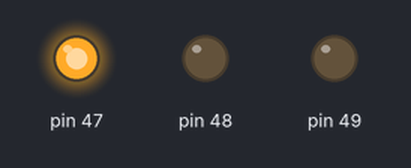
Simulated run of this sketch. Board: Arduino Mega 2560, built with avr-gcc and run on an emulated ATmega2560. Shown: output pins drawn as LEDs (lit = HIGH).

Above: at 0.16 s.
At 1.49 s:
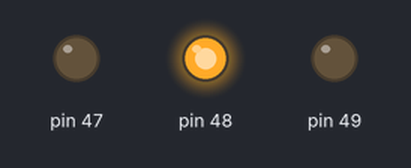
At 2.83 s:
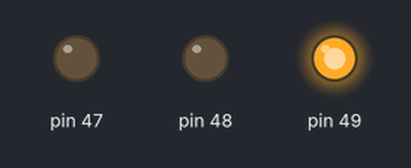
Timing chart, 0 to 3.1 s (numbered marks = the images above):
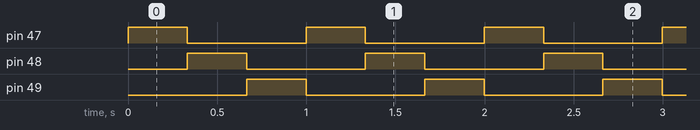

The sketch:

Part1.2.ino
```cpp
/*
 Part1.2
 Blinks 3 off board LEDs at 333ms interval.
*/

void setup() {
  pinMode(47, OUTPUT);
  pinMode(48, OUTPUT);
  pinMode(49, OUTPUT);
}

void loop() {
  digitalWrite(47, HIGH); // turn the LED on
  delay(333);             // wait for 333 ms
  digitalWrite(47, LOW);  // turn the LED off

  digitalWrite(48, HIGH); // turn the LED on
  delay(333);             // wait for 333 ms
  digitalWrite(48, LOW);  // turn the LED off

  digitalWrite(49, HIGH); // turn the LED on
  delay(333);             // wait for 333 ms
  digitalWrite(49, LOW);  // turn the LED off
}
```

Measured:
- by itself, pin 47–49: alternates HIGH for 0.33 s and LOW for 0.67 s
- by itself, everything shown: repeats every 1.0 s, in 4 steps
